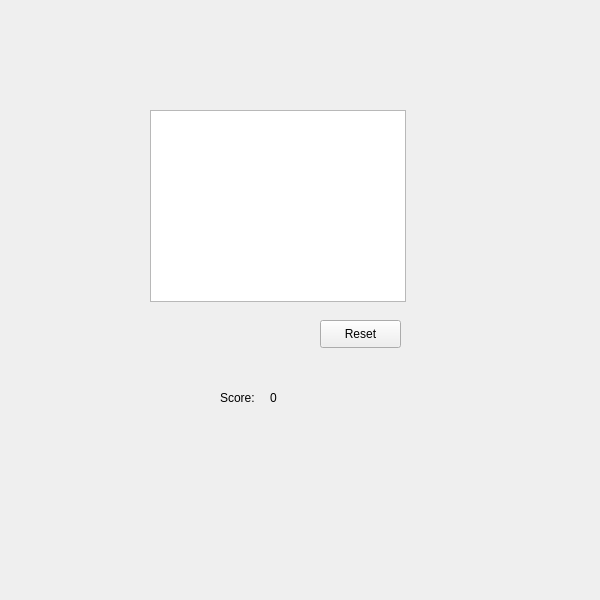
<?xml version="1.0" encoding="UTF-8"?>
<ui version="4.0">
 <class>Form</class>
 <widget class="QWidget" name="Form">
  <property name="geometry">
   <rect>
    <x>0</x>
    <y>0</y>
    <width>600</width>
    <height>600</height>
   </rect>
  </property>
  <property name="windowTitle">
   <string>Form</string>
  </property>
  <widget class="QPushButton" name="resetAllTasksBtn">
   <property name="geometry">
    <rect>
     <x>320</x>
     <y>320</y>
     <width>81</width>
     <height>28</height>
    </rect>
   </property>
   <property name="text">
    <string>Reset</string>
   </property>
  </widget>
  <widget class="QLabel" name="totalScore">
   <property name="geometry">
    <rect>
     <x>270</x>
     <y>390</y>
     <width>55</width>
     <height>16</height>
    </rect>
   </property>
   <property name="text">
    <string>0</string>
   </property>
  </widget>
  <widget class="QLabel" name="label">
   <property name="geometry">
    <rect>
     <x>220</x>
     <y>390</y>
     <width>55</width>
     <height>16</height>
    </rect>
   </property>
   <property name="text">
    <string>Score:</string>
   </property>
  </widget>
  <widget class="QListWidget" name="taskListView">
   <property name="geometry">
    <rect>
     <x>150</x>
     <y>110</y>
     <width>256</width>
     <height>192</height>
    </rect>
   </property>
   <property name="selectionMode">
    <enum>QAbstractItemView::MultiSelection</enum>
   </property>
  </widget>
 </widget>
 <resources/>
 <connections/>
</ui>
